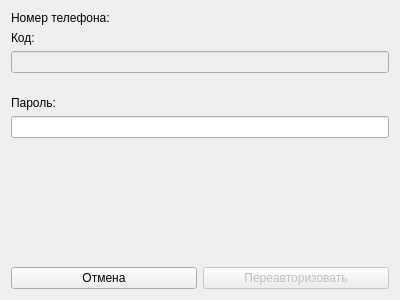
<?xml version="1.0" encoding="UTF-8"?>
<ui version="4.0">
 <class>ReauthAkkForm</class>
 <widget class="QWidget" name="ReauthAkkForm">
  <property name="geometry">
   <rect>
    <x>0</x>
    <y>0</y>
    <width>400</width>
    <height>300</height>
   </rect>
  </property>
  <property name="font">
   <font>
    <weight>50</weight>
    <bold>false</bold>
   </font>
  </property>
  <property name="windowTitle">
   <string>Переавторизовать аккаунт</string>
  </property>
  <layout class="QVBoxLayout" name="verticalLayout">
   <item>
    <layout class="QHBoxLayout" name="horizontalLayout_2">
     <property name="spacing">
      <number>0</number>
     </property>
     <item>
      <widget class="QLabel" name="label">
       <property name="text">
        <string>Номер телефона:</string>
       </property>
       <property name="alignment">
        <set>Qt::AlignLeading|Qt::AlignLeft|Qt::AlignVCenter</set>
       </property>
      </widget>
     </item>
     <item>
      <widget class="QLabel" name="phone_label">
       <property name="font">
        <font>
         <weight>75</weight>
         <bold>true</bold>
        </font>
       </property>
       <property name="text">
        <string/>
       </property>
       <property name="alignment">
        <set>Qt::AlignLeading|Qt::AlignLeft|Qt::AlignVCenter</set>
       </property>
      </widget>
     </item>
     <item>
      <widget class="QLabel" name="empty_label">
       <property name="text">
        <string/>
       </property>
      </widget>
     </item>
    </layout>
   </item>
   <item>
    <widget class="QLabel" name="code_label">
     <property name="text">
      <string>Код:</string>
     </property>
    </widget>
   </item>
   <item>
    <layout class="QVBoxLayout" name="verticalLayout_3">
     <property name="spacing">
      <number>0</number>
     </property>
     <item>
      <widget class="QLineEdit" name="code_line">
       <property name="enabled">
        <bool>false</bool>
       </property>
       <property name="maximumSize">
        <size>
         <width>16777215</width>
         <height>16777215</height>
        </size>
       </property>
       <property name="focusPolicy">
        <enum>Qt::StrongFocus</enum>
       </property>
       <property name="text">
        <string/>
       </property>
      </widget>
     </item>
     <item>
      <widget class="QLabel" name="code_error_label">
       <property name="font">
        <font>
         <pointsize>11</pointsize>
        </font>
       </property>
       <property name="styleSheet">
        <string notr="true">color: red</string>
       </property>
       <property name="text">
        <string/>
       </property>
       <property name="alignment">
        <set>Qt::AlignHCenter|Qt::AlignTop</set>
       </property>
      </widget>
     </item>
    </layout>
   </item>
   <item>
    <widget class="QWidget" name="pswd_widget" native="true">
     <property name="enabled">
      <bool>true</bool>
     </property>
     <layout class="QVBoxLayout" name="verticalLayout_2">
      <property name="leftMargin">
       <number>0</number>
      </property>
      <property name="topMargin">
       <number>0</number>
      </property>
      <property name="rightMargin">
       <number>0</number>
      </property>
      <property name="bottomMargin">
       <number>0</number>
      </property>
      <item>
       <widget class="QLabel" name="pswd_label">
        <property name="enabled">
         <bool>true</bool>
        </property>
        <property name="text">
         <string>Пароль:</string>
        </property>
       </widget>
      </item>
      <item>
       <layout class="QVBoxLayout" name="verticalLayout_4">
        <property name="spacing">
         <number>0</number>
        </property>
        <item>
         <widget class="QLineEdit" name="pswd_line">
          <property name="enabled">
           <bool>true</bool>
          </property>
         </widget>
        </item>
        <item>
         <widget class="QLabel" name="pswd_error_label">
          <property name="font">
           <font>
            <pointsize>11</pointsize>
           </font>
          </property>
          <property name="styleSheet">
           <string notr="true">color: red</string>
          </property>
          <property name="text">
           <string/>
          </property>
          <property name="alignment">
           <set>Qt::AlignHCenter|Qt::AlignTop</set>
          </property>
         </widget>
        </item>
       </layout>
      </item>
     </layout>
    </widget>
   </item>
   <item>
    <spacer name="verticalSpacer">
     <property name="orientation">
      <enum>Qt::Vertical</enum>
     </property>
     <property name="sizeHint" stdset="0">
      <size>
       <width>20</width>
       <height>40</height>
      </size>
     </property>
    </spacer>
   </item>
   <item>
    <layout class="QHBoxLayout" name="horizontalLayout">
     <item>
      <widget class="QPushButton" name="cancel_btn">
       <property name="minimumSize">
        <size>
         <width>156</width>
         <height>0</height>
        </size>
       </property>
       <property name="text">
        <string>Отмена</string>
       </property>
      </widget>
     </item>
     <item>
      <widget class="QPushButton" name="reauth_akk_btn">
       <property name="enabled">
        <bool>false</bool>
       </property>
       <property name="text">
        <string>Переавторизовать</string>
       </property>
      </widget>
     </item>
    </layout>
   </item>
  </layout>
 </widget>
 <resources/>
 <connections/>
</ui>
